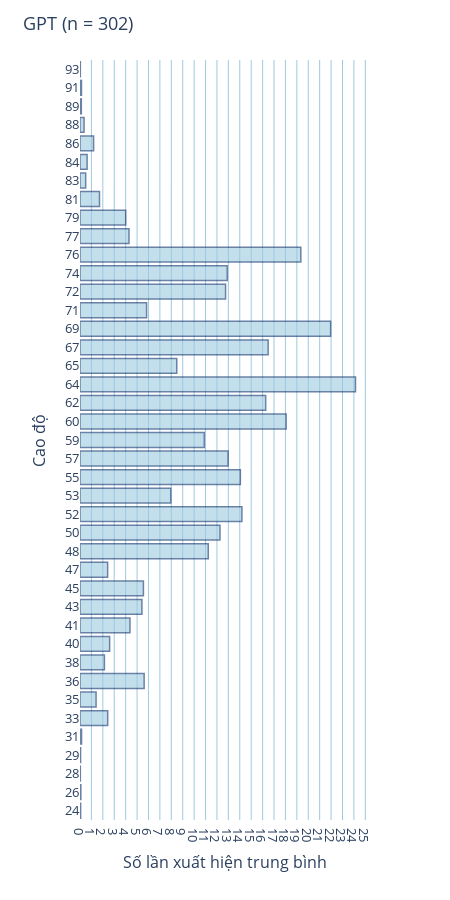
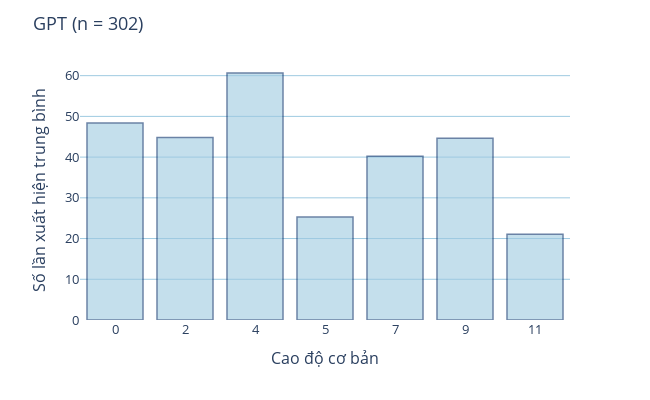

Notebook source saved alongside these figures, in order:
### Code cell
# Horizontal bar chart for filtered pitch counts using plotly express (with y is the pitch and x is the count)
fig = px.bar(
    x=list(filtered_pitch_counts.values()), 
    y=list(filtered_pitch_counts.keys()), 
    orientation='h'
)

fig.update_layout(
    title=f'GPT (n = {n_file_to_analyze})', 
    xaxis_title='Số lần xuất hiện trung bình',
    yaxis_title='Cao độ'
)

# Show labels 0, 5, 10, 15, ... in y-axis in string format
# y_axis_tickvals = list(range(0, max(filtered_pitch_counts.keys()) + 1, 5))
y_axis_tickvals = list(map(str, [x for x in filtered_pitch_counts.keys()]))

fig.update_yaxes(tickvals=y_axis_tickvals)

# Show labels 0, 1, 2, 3, ... in x-axis
x_axis_tickvals = list(range(
    0, 
    int(max(filtered_pitch_counts.values())) + 1 + 1
))

fig.update_xaxes(tickvals=x_axis_tickvals)

# Change the color set to make it easier to see when printed in black and white
fig.update_traces(marker_color='rgb(158,202,225)', marker_line_color='rgb(8,48,107)', marker_line_width=1.5, opacity=0.6)

# Change the background color to make it easier to see when printed in black and white
fig.update_layout(plot_bgcolor='white')

# Show the vertical grid lines
fig.update_layout(xaxis=dict(showgrid=True, gridwidth=1, gridcolor='rgb(158,202,225)'))

# Make the columns overlay the grid lines
fig.update_layout(barmode='overlay')

# Make the font size bigger
fig.update_layout(font=dict(size=13))

# Make the plot ratio x:y
fig.update_layout(
    autosize=False,
    width=450,
    height=900,
)

fig.show()

# Filtered pitch class distribution
fig = px.bar(
    x=list(filtered_pitch_class_distribution.keys()),
    y=list(filtered_pitch_class_distribution.values())
)

fig.update_layout(
    title=f'GPT (n = {n_file_to_analyze})', 
    yaxis_title='Số lần xuất hiện trung bình',
    xaxis_title='Cao độ cơ bản'
)

# Show labels 0, 1, 2, 3, ... in x-axis
# x_axis_tickvals = list(range(0, max(filtered_pitch_class_distribution.keys()) + 1))

# fig.update_xaxes(tickvals=x_axis_tickvals)

# Change the color set to make it easier to see when printed in black and white
fig.update_traces(marker_color='rgb(158,202,225)', marker_line_color='rgb(8,48,107)', marker_line_width=1.5, opacity=0.6)

# Change the background color to make it easier to see when printed in black and white
fig.update_layout(plot_bgcolor='white')

# Show the horizontal grid lines
fig.update_layout(yaxis=dict(showgrid=True, gridwidth=1, gridcolor='rgb(158,202,225)'))

# Make the font size bigger
fig.update_layout(font=dict(size=13))

# Make the plot ratio x:y
fig.update_layout(
    autosize=False,
    width=650,
    height=400,
)

fig.show()

### Figure 1 — Plotly figure (JSON) as saved in the notebook; plotly's stock layout.template omitted (floating-point values rounded to 4 significant figures)
{"data": [{"alignmentgroup": "True", "hovertemplate": "x=%{x}<br>y=%{y}<extra></extra>", "legendgroup": "", "marker": {"color": "rgb(158,202,225)", "line": {"color": "rgb(8,48,107)", "width": 1.5}, "pattern": {"shape": ""}}, "name": "", "offsetgroup": "", "opacity": 0.6, "orientation": "h", "showlegend": false, "textposition": "auto", "type": "bar", "x": [0.05629, 0.07285, 0.0298, 0.04967, 0.1358, 2.427, 1.407, 5.619, 2.139, 2.596, 4.377, 5.424, 5.556, 2.421, 11.24, 12.26, 14.19, 7.954, 14.05, 12.97, 10.89, 18.06, 16.27, 24.14, 8.477, 16.49, 21.96, 5.834, 12.75, 12.9, 19.35, 4.291, 4.003, 1.709, 0.4967, 0.6225, 1.192, 0.3543, 0.1159, 0.1291, 0.0298], "xaxis": "x", "y": ["24", "26", "28", "29", "31", "33", "35", "36", "38", "40", "41", "43", "45", "47", "48", "50", "52", "53", "55", "57", "59", "60", "62", "64", "65", "67", "69", "71", "72", "74", "76", "77", "79", "81", "83", "84", "86", "88", "89", "91", "93"], "yaxis": "y"}], "layout": {"autosize": false, "barmode": "overlay", "font": {"size": 13}, "height": 900, "legend": {"tracegroupgap": 0}, "margin": {"t": 60}, "plot_bgcolor": "white", "title": {"text": "GPT (n = 302)"}, "width": 450, "xaxis": {"anchor": "y", "domain": [0, 1], "gridcolor": "rgb(158,202,225)", "gridwidth": 1, "showgrid": true, "tickvals": [0, 1, 2, 3, 4, 5, 6, 7, 8, 9, 10, 11, 12, 13, 14, 15, 16, 17, 18, 19, 20, 21, 22, 23, 24, 25], "title": {"text": "Số lần xuất hiện trung bình"}}, "yaxis": {"anchor": "x", "domain": [0, 1], "tickvals": ["24", "26", "28", "29", "31", "33", "35", "36", "38", "40", "41", "43", "45", "47", "48", "50", "52", "53", "55", "57", "59", "60", "62", "64", "65", "67", "69", "71", "72", "74", "76", "77", "79", "81", "83", "84", "86", "88", "89", "91", "93"], "title": {"text": "Cao độ"}}}}

### Figure 2 — Plotly figure (JSON) as saved in the notebook; plotly's stock layout.template omitted (floating-point values rounded to 4 significant figures)
{"data": [{"alignmentgroup": "True", "hovertemplate": "x=%{x}<br>y=%{y}<extra></extra>", "legendgroup": "", "marker": {"color": "rgb(158,202,225)", "line": {"color": "rgb(8,48,107)", "width": 1.5}, "pattern": {"shape": ""}}, "name": "", "offsetgroup": "", "opacity": 0.6, "orientation": "v", "showlegend": false, "textposition": "auto", "type": "bar", "x": ["0", "2", "4", "5", "7", "9", "11"], "xaxis": "x", "y": [48.35, 44.83, 60.65, 25.26, 40.23, 44.66, 21.05], "yaxis": "y"}], "layout": {"autosize": false, "barmode": "relative", "font": {"size": 13}, "height": 400, "legend": {"tracegroupgap": 0}, "margin": {"t": 60}, "plot_bgcolor": "white", "title": {"text": "GPT (n = 302)"}, "width": 650, "xaxis": {"anchor": "y", "domain": [0, 1], "title": {"text": "Cao độ cơ bản"}}, "yaxis": {"anchor": "x", "domain": [0, 1], "gridcolor": "rgb(158,202,225)", "gridwidth": 1, "showgrid": true, "title": {"text": "Số lần xuất hiện trung bình"}}}}
